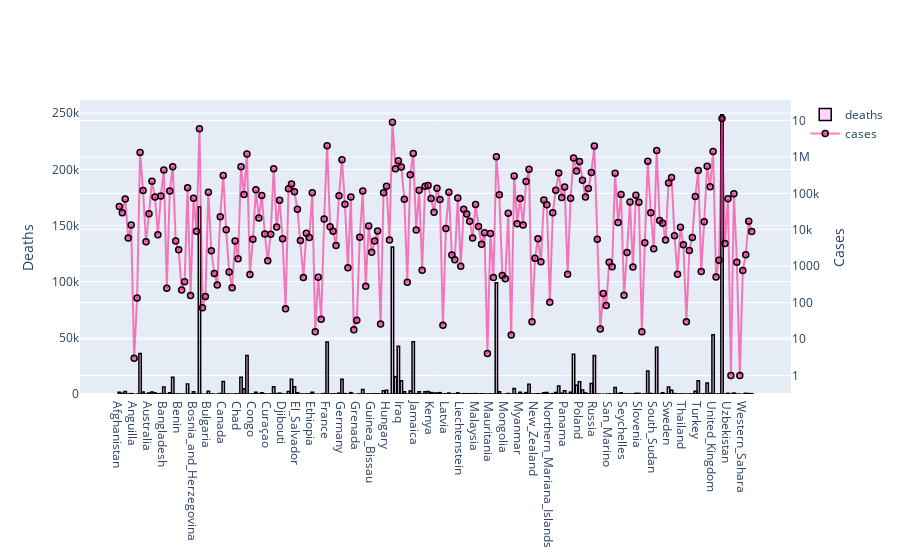

Notebook code cell kept with this figure:
### Code cell
import plotly.graph_objs as go
# create trace1 

group = df.groupby('countriesAndTerritories', as_index=False).agg({'deaths':'sum', 'cases':'sum'})
trace1 = go.Bar(
                x = group.countriesAndTerritories,
                y = group.deaths,
                name = "deaths",
                yaxis="y1",
                marker = dict(color = 'rgba(255, 174, 255, 0.5)',
                             line=dict(color='rgb(0,0,0)',width=1.5))
)
# create trace2 
trace2 = go.Scatter(
                x = group.countriesAndTerritories,
                y = group.cases,
                mode = "lines+markers",
                name = "cases",
                yaxis="y2",
                marker = dict(color = 'rgba(255, 0, 128, 0.5)',
                              line=dict(color='rgb(0,0,0)',width=1.5))
                )
data = [trace1, trace2]
layout = go.Layout(barmode = "group", 
                   yaxis=dict(title='Deaths'),
                       yaxis2=dict(title='Cases',
                                   type="log",
                                   overlaying='y',
                                   side='right'))
fig = go.Figure(data = data, layout = layout)
iplot(fig)

### Figure 1 — Plotly figure (JSON) as saved in the notebook; plotly's stock layout.template omitted (floating-point values rounded to 4 significant figures; data arrays with more than 128 entries replaced by an {"elided": "..."} marker saying what was removed)
{"data": [{"marker": {"color": "rgba(255, 174, 255, 0.5)", "line": {"color": "rgb(0,0,0)", "width": 1.5}}, "name": "deaths", "type": "bar", "x": {"elided": "214 str values"}, "y": {"elided": "214 int values"}, "yaxis": "y"}, {"marker": {"color": "rgba(255, 0, 128, 0.5)", "line": {"color": "rgb(0,0,0)", "width": 1.5}}, "mode": "lines+markers", "name": "cases", "type": "scatter", "x": {"elided": "214 str values"}, "y": {"elided": "214 int values"}, "yaxis": "y2"}], "layout": {"barmode": "group", "yaxis": {"title": {"text": "Deaths"}}, "yaxis2": {"overlaying": "y", "side": "right", "title": {"text": "Cases"}, "type": "log"}}}
